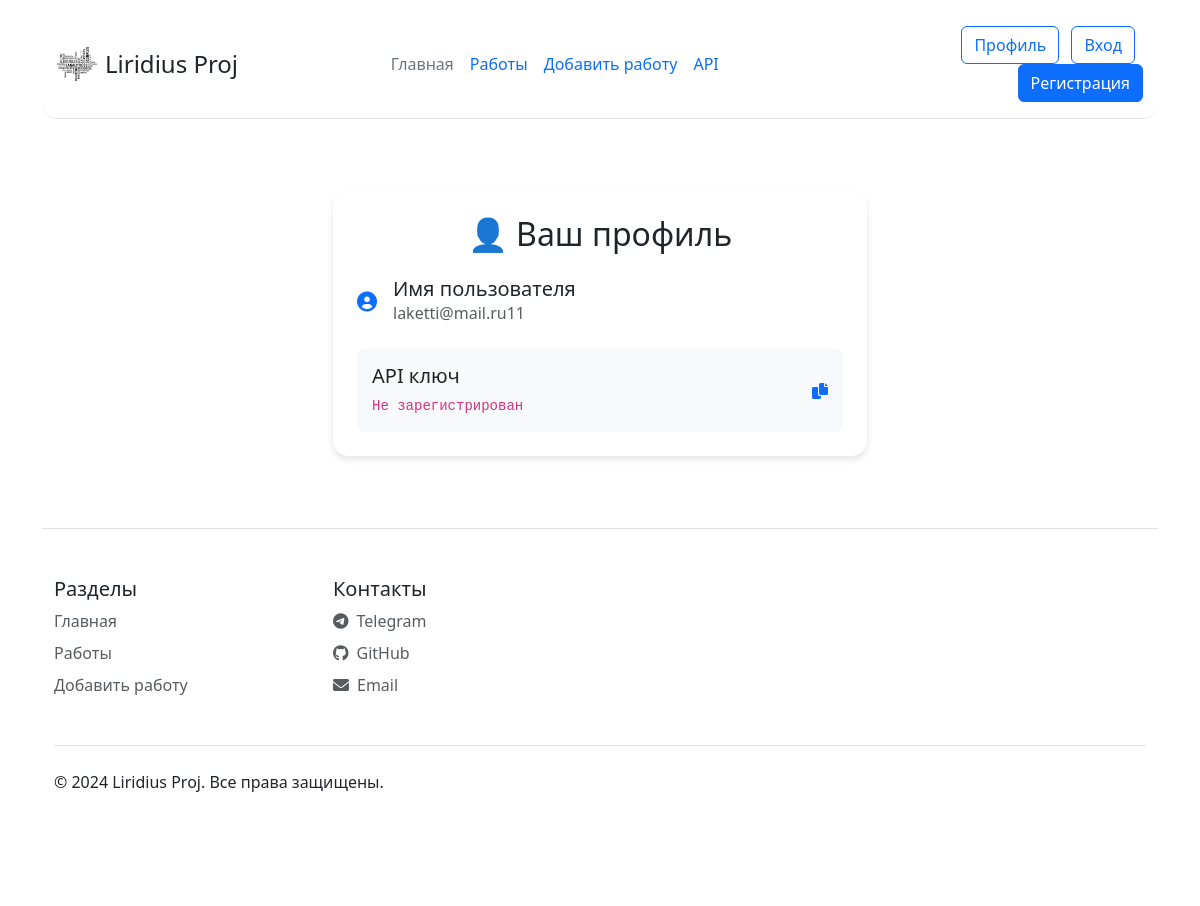
/profile (signed in), run on an earlier commit of the app's database.
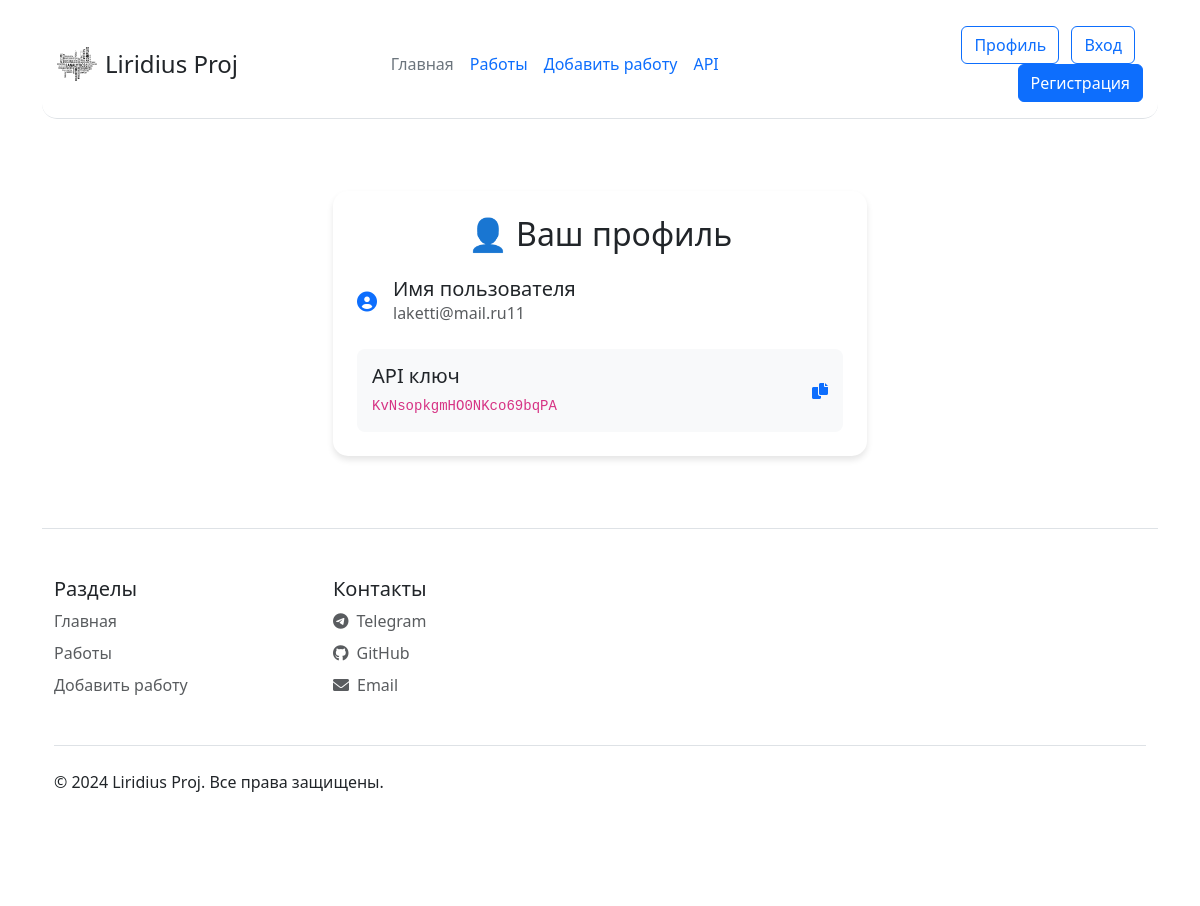
And on a later commit of the database.
### data/models.py (models this page shows, shortened)
class User(UserMixin, db.Model, SerializerMixin):
    __tablename__ = 'users'
    id = db.Column(db.Integer, primary_key=True)
    email = db.Column(db.String(80), unique=True)
    password_bash = db.Column(db.String(120))
    api_k = db.Column(db.String(18))

### app.py (the view)
@app.route("/profile")
@login_required
def profile():
    if current_user.api_k is None:
        return render_template("profile.html", user_name=current_user.email, api_key="Не зарегистрирован")
    return render_template("profile.html", user_name=current_user.email, api_key=current_user.api_k)

### app.py (called while the page is built)
@log_m.user_loader
def load_user(user_id):
    return db.session.get(User, user_id)

### templates/profile.html (shortened to what this page needs)
{% extends "base.html" %}
{% block content %}
<div class="container py-5" id="profile">
    <div class="row justify-content-center">
        <div class="col-md-8 col-lg-6">
            <div class="profile-card p-4 mb-4">
                <h2 class="mb-4 text-center animate-slide-up" style="animation-delay: 0.2s;">👤 Ваш профиль</h2>
                <div class="info-item" style="animation-delay: 0.4s;">
                    <div class="d-flex align-items-center mb-4">
                        <i class="fas fa-user-circle fa-lg me-3 text-primary"></i>
                        <div>
                            <h5 class="mb-0">Имя пользователя</h5>
                            <p class="text-muted mb-0">{{ user_name }}</p>
                        </div>
                    </div>
                </div>
                <div class="info-item" style="animation-delay: 0.6s;">
                    <div class="api-key-container">
                        <div class="d-flex justify-content-between align-items-center">
                            <div>
                                <h5 class="mb-1">API ключ</h5>
                                <code class="text-break api-key">{{ api_key }}</code>
                            </div>
                            <i class="fas fa-copy copy-icon text-primary" onclick="copyApiKey()"></i>
                        </div>
                    </div>
                </div>
            </div>
        </div>
    </div>
</div>
{% endblock %}

### templates/base.html (shortened to what this page needs)
<!DOCTYPE html>
<html lang="en">
<head>
    <link rel="stylesheet" href="{{ url_for('static', filename='css/main.css')}}">
    <link href="https://cdn.jsdelivr.net/npm/bootstrap@5.3.3/dist/css/bootstrap.min.css" rel="stylesheet"
>
    <link rel="stylesheet" href="https://cdnjs.cloudflare.com/ajax/libs/font-awesome/6.0.0/css/all.min.css">
</head>
<body>
    <div class="container">
        <header
            class="d-flex flex-wrap align-items-center justify-content-center justify-content-md-between py-3 mb-4 border-bottom">
            <div class="d-flex align-items-center">
                <img src="{{ url_for('static', filename='img/logo.svg') }}" alt="Logo" class="me-2" width="40">
                <span class="fs-4">Liridius Proj</span>
            </div>
            <ul class="nav col-12 col-md-auto mb-2 justify-content-center mb-md-0">
                <li><a href="/" class="nav-link px-2 link-secondary">Главная</a></li>
                <li><a href="/jobs_vision" class="nav-link px-2">Работы</a></li>
                <li><a href="/addjob" class="nav-link px-2">Добавить работу</a></li>
                <li><a href="/create_api_key" class="nav-link px-2">API</a></li>
            </ul>
            <div class="col-md-3 text-end">
                <a href="/profile" class="btn btn-outline-primary me-2">Профиль</a>
                <a href="/login" class="btn btn-outline-primary me-2">Вход</a>
                <a href="/register" class="btn btn-primary">Регистрация</a>
            </div>
        </header>
        {% block content %}{% endblock %}
        <footer class="border-top">
            <div class="container py-5">
                <div class="row">
                    <div class="col-6 col-md-3 mb-3">
                        <h5>Разделы</h5>
                        <ul class="nav flex-column">
                            <li class="nav-item mb-2"><a href="/" class="nav-link p-0 text-muted">Главная</a></li>
                            <li class="nav-item mb-2"><a href="/jobs_vision" class="nav-link p-0 text-muted">Работы</a>
                            </li>
                            <li class="nav-item mb-2"><a href="/addjob" class="nav-link p-0 text-muted">Добавить
                                    работу</a></li>
                        </ul>
                    </div>
                    <div class="col-6 col-md-3 mb-3">
                        <h5>Контакты</h5>
                        <ul class="nav flex-column">
                            <li class="nav-item mb-2"><a href="#" class="nav-link p-0 text-muted"><i
                                        class="fab fa-telegram me-2"></i>Telegram</a></li>
                            <li class="nav-item mb-2"><a href="#" class="nav-link p-0 text-muted"><i
                                        class="fab fa-github me-2"></i>GitHub</a></li>
                            <li class="nav-item mb-2"><a href="#" class="nav-link p-0 text-muted"><i
                                        class="fas fa-envelope me-2"></i>Email</a></li>
                        </ul>
                    </div>
                </div>
                <div class="d-flex justify-content-between py-4 my-4 border-top">
                    <p>&copy; 2024 Liridius Proj. Все права защищены.</p>
                </div>
            </div>
        </footer>
    </div>
</body>
</html>

### static/css/main.css (style rules this page uses)
header { border-radius: 15px; padding: 15px; margin-top: 10px; }

### templates/base.html (style rules this page uses)
.btn-outline-primary, .btn-primary { transition: transform 0.2s ease, box-shadow 0.2s ease; position: relative; overflow: hidden; }

### templates/profile.html (style rules this page uses)
#profile { animation: fadeIn 0.8s ease-out; }
.profile-card { background: white; border-radius: 15px; box-shadow: 0 4px 6px rgba(0, 0, 0, 0.1); transition: all 0.3s ease; overflow: hidden; }
.api-key-container { position: relative; background: #f8f9fa; border-radius: 8px; padding: 15px; transition: all 0.3s ease; }
.copy-icon { cursor: pointer; transition: transform 0.2s ease; }
.info-item { opacity: 0; animation: slideUp 0.6s ease forwards; }

What changed in the data, as far as the page shows it:
changed User "laketti@mail.ru11": api_k (not shown) → "KvNsopkgmHO0NKco69bqPA"
Also different on the page:
{{ api_key }}: "Не зарегистрирован" → (not shown)
